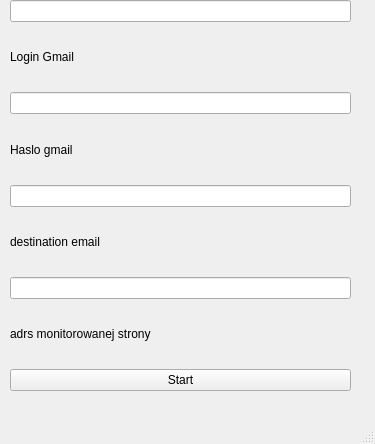
<?xml version="1.0" encoding="UTF-8"?>
<ui version="4.0">
 <class>MainWindow</class>
 <widget class="QMainWindow" name="MainWindow">
  <property name="geometry">
   <rect>
    <x>0</x>
    <y>0</y>
    <width>375</width>
    <height>444</height>
   </rect>
  </property>
  <property name="windowTitle">
   <string>MainWindow</string>
  </property>
  <widget class="QWidget" name="centralwidget">
   <widget class="QWidget" name="verticalLayoutWidget">
    <property name="geometry">
     <rect>
      <x>10</x>
      <y>0</y>
      <width>341</width>
      <height>391</height>
     </rect>
    </property>
    <layout class="QVBoxLayout" name="verticalLayout">
     <item>
      <widget class="QLineEdit" name="lineEditLogin"/>
     </item>
     <item>
      <widget class="QLabel" name="labelLogin">
       <property name="text">
        <string>Login Gmail</string>
       </property>
      </widget>
     </item>
     <item>
      <widget class="QLineEdit" name="lineEditPassword"/>
     </item>
     <item>
      <widget class="QLabel" name="labelPassword">
       <property name="text">
        <string>Haslo gmail</string>
       </property>
      </widget>
     </item>
     <item>
      <widget class="QLineEdit" name="lineEditDestinationEmail"/>
     </item>
     <item>
      <widget class="QLabel" name="labelEmail">
       <property name="text">
        <string>destination email</string>
       </property>
      </widget>
     </item>
     <item>
      <widget class="QLineEdit" name="lineEditAddressil"/>
     </item>
     <item>
      <widget class="QLabel" name="labelAdres">
       <property name="text">
        <string>adrs monitorowanej strony</string>
       </property>
      </widget>
     </item>
     <item>
      <widget class="QPushButton" name="pushButtonStart">
       <property name="text">
        <string>Start</string>
       </property>
      </widget>
     </item>
    </layout>
   </widget>
  </widget>
  <widget class="QMenuBar" name="menubar">
   <property name="geometry">
    <rect>
     <x>0</x>
     <y>0</y>
     <width>375</width>
     <height>19</height>
    </rect>
   </property>
  </widget>
  <widget class="QStatusBar" name="statusbar"/>
 </widget>
 <resources/>
 <connections/>
</ui>
